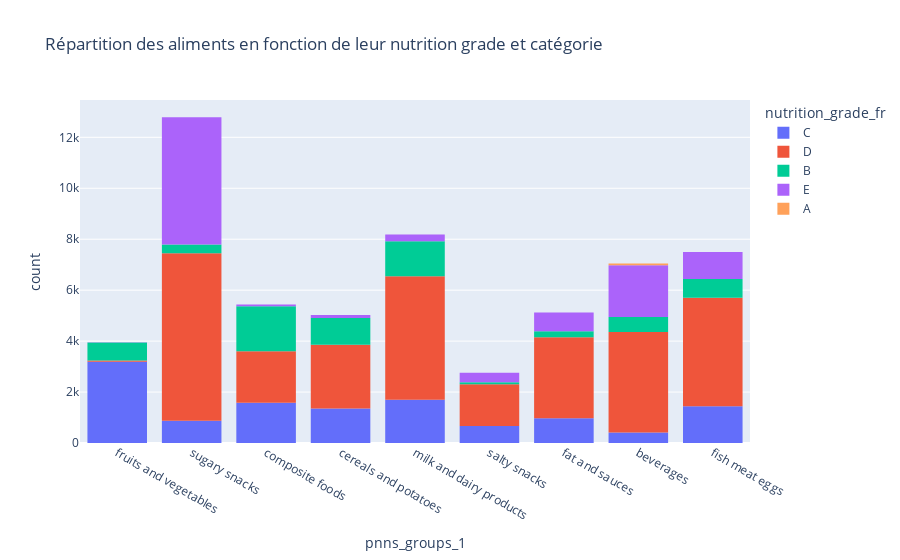

This figure's notebook cell:
### Markdown cell above
### Analyse bivariée variables qualitatives

### Code cell
# nutri-grade et categorie d'aliment
import plotly.express as px
fig = px.histogram(df, x='pnns_groups_1', color='nutrition_grade_fr', 
        title = 'Répartition des aliments en fonction de leur nutrition grade et catégorie')

fig.show()

### Figure 1 — Plotly figure (JSON) as saved in the notebook; plotly's stock layout.template omitted (floating-point values rounded to 4 significant figures; data arrays with more than 128 entries replaced by an {"elided": "..."} marker saying what was removed)
{"data": [{"alignmentgroup": "True", "bingroup": "x", "hovertemplate": "nutrition_grade_fr=C<br>pnns_groups_1=%{x}<br>count=%{y}<extra></extra>", "legendgroup": "C", "marker": {"color": "#636efa", "pattern": {"shape": ""}}, "name": "C", "offsetgroup": "C", "orientation": "v", "showlegend": true, "type": "histogram", "x": {"elided": "12186 str values"}, "xaxis": "x", "yaxis": "y"}, {"alignmentgroup": "True", "bingroup": "x", "hovertemplate": "nutrition_grade_fr=D<br>pnns_groups_1=%{x}<br>count=%{y}<extra></extra>", "legendgroup": "D", "marker": {"color": "#EF553B", "pattern": {"shape": ""}}, "name": "D", "offsetgroup": "D", "orientation": "v", "showlegend": true, "type": "histogram", "x": {"elided": "29017 str values"}, "xaxis": "x", "yaxis": "y"}, {"alignmentgroup": "True", "bingroup": "x", "hovertemplate": "nutrition_grade_fr=B<br>pnns_groups_1=%{x}<br>count=%{y}<extra></extra>", "legendgroup": "B", "marker": {"color": "#00cc96", "pattern": {"shape": ""}}, "name": "B", "offsetgroup": "B", "orientation": "v", "showlegend": true, "type": "histogram", "x": {"elided": "6898 str values"}, "xaxis": "x", "yaxis": "y"}, {"alignmentgroup": "True", "bingroup": "x", "hovertemplate": "nutrition_grade_fr=E<br>pnns_groups_1=%{x}<br>count=%{y}<extra></extra>", "legendgroup": "E", "marker": {"color": "#ab63fa", "pattern": {"shape": ""}}, "name": "E", "offsetgroup": "E", "orientation": "v", "showlegend": true, "type": "histogram", "x": {"elided": "9647 str values"}, "xaxis": "x", "yaxis": "y"}, {"alignmentgroup": "True", "bingroup": "x", "hovertemplate": "nutrition_grade_fr=A<br>pnns_groups_1=%{x}<br>count=%{y}<extra></extra>", "legendgroup": "A", "marker": {"color": "#FFA15A", "pattern": {"shape": ""}}, "name": "A", "offsetgroup": "A", "orientation": "v", "showlegend": true, "type": "histogram", "x": ["beverages", "beverages", "beverages", "salty snacks", "beverages", "beverages", "beverages", "beverages", "beverages", "beverages", "beverages", "beverages", "beverages", "beverages", "beverages", "beverages", "beverages", "beverages", "beverages", "beverages", "beverages", "beverages", "beverages", "beverages", "beverages", "beverages", "beverages", "beverages", "beverages", "beverages", "beverages", "beverages", "beverages", "beverages", "beverages", "beverages", "beverages", "beverages", "beverages", "beverages", "beverages", "beverages", "beverages", "fat and sauces", "beverages", "beverages", "beverages", "beverages", "beverages", "beverages", "beverages", "beverages", "beverages", "beverages", "beverages", "beverages", "beverages", "beverages", "beverages", "beverages", "beverages", "beverages", "beverages", "beverages", "beverages", "beverages", "beverages", "beverages", "beverages", "beverages", "beverages"], "xaxis": "x", "yaxis": "y"}], "layout": {"barmode": "relative", "legend": {"title": {"text": "nutrition_grade_fr"}, "tracegroupgap": 0}, "title": {"text": "Répartition des aliments en fonction de leur nutrition grade et catégorie"}, "xaxis": {"anchor": "y", "domain": [0, 1], "title": {"text": "pnns_groups_1"}}, "yaxis": {"anchor": "x", "domain": [0, 1], "title": {"text": "count"}}}}
